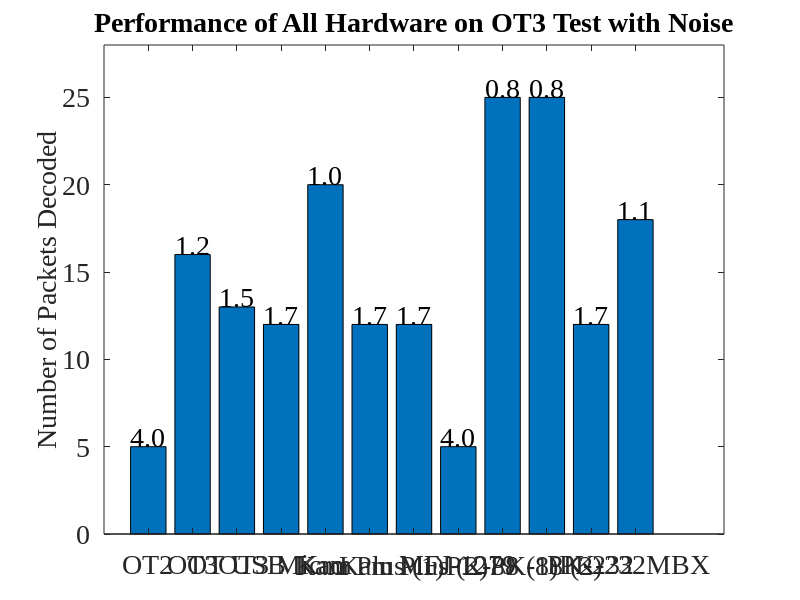

Source code (MATLAB): (Note: this script raises an error after producing the figure.)
fontSize = 20;
%           OT2	OT3	OT USB	OT3 Micro	Kam	My Kam Plus	Kam Plus	MFJ-1278	My PK-88	PK-88	PK-232	PK-232MBX
% OT3       40	40	39      40          40	40          40          40          40          40      40      40
% Gen200    200	200	193     199         200	200         200         200         200                 200     200
% OT3 Noise 5	16	13      12          20	12          12          5           25          25      12      18
% Track 1   947	937	869     830         988	958         985         837         981         1007	918     964
% Track 2   927	445	633     263         938	967         998         937         866         633     929     799


x = [5	16	13      12          20	12          12          5           25          25      12      18];
y = ['OT2' 'OT3' 'OT USB' 'OT3 Micro' 'Kam' 'Kam Plus (1)' 'Kam Plus (2)' 'MFJ-1279' 'PK-88 (1)' 'PK-88 (2)' 'PK-232' 'PK-232MBX'];
f = figure('Position',[0,0,1280,1024]);
set(gcf,'color','w');
bar(x);
ylim([0,28]);
snr = 20./x;
for i1=1:numel(x)
    text(i1,x(i1),num2str(snr(i1),'%0.1f'),...
               'HorizontalAlignment','center',...
               'VerticalAlignment','bottom')
end
filename = 'Performance of All Hardware on OT3 Test with Noise';
title(filename);
%xlabel('Devices');
ylabel('Number of Packets Decoded');
set(gca,'XTickLabel',{'OT2' 'OT3' 'OT USB' 'OT3 Micro' 'Kam' 'Kam Plus (1)' 'Kam Plus (2)' 'MFJ-1279' 'PK-88 (1)' 'PK-88 (2)' 'PK-232' 'PK-232MBX'})
set(gca,'FontSize',fontSize, 'FontName', 'Times New Roman');
set(findall(gcf,'type','text'),'FontSize',fontSize, 'FontName', 'Times New Roman');
rotateXLabels(gca, 45)
set(gca, 'xtick', [])
grid on
saveas(f, strcat('.\..\..\..\rrxthesis\images\',regexprep(filename,'[^\w'']',''),'.png'));
pause();
close(f);
clear all;
